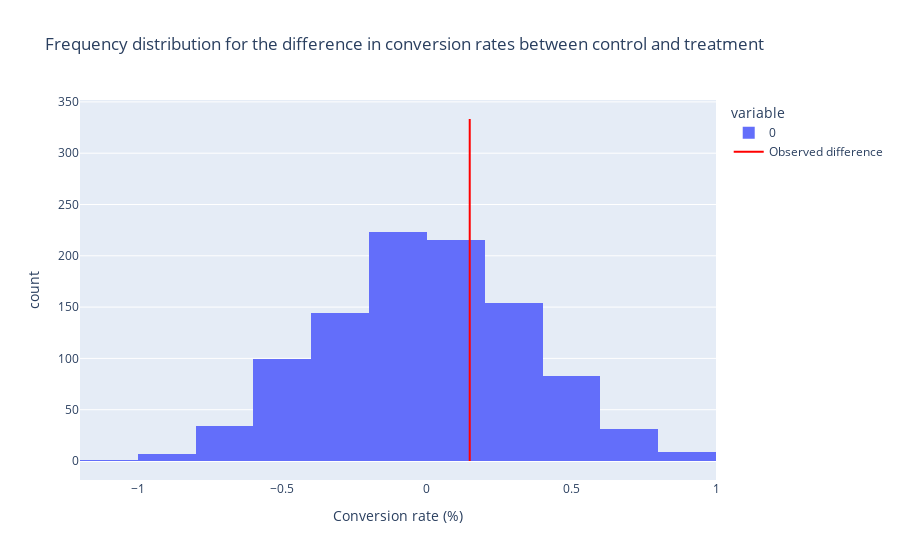

Notebook cell for this chart:
### Markdown cell above
**Test**: How often was the difference >= 0.1481% (observed difference)?

### Code cell
permutation_diff_conv = [100*permute_function(ecom_data["converted"], grouped_data.loc[('control', 1)], grouped_data.loc[('treatment', 1)]) for _ in range(1000)]

fig = px.histogram(permutation_diff_conv, nbins=12, labels={'value': 'Conversion rate (%)'}, title="Frequency distribution for the difference in conversion rates between control and treatment")

# Add a vertical line at difference
fig.add_trace(go.Scatter(x=[obs_pct_diff,obs_pct_diff], y=[0, len(permutation_diff_conv)/3], mode='lines', name='Observed difference', line=dict(color='red', width=2)))

fig.show()

### Figure 1 — Plotly figure (JSON) as saved in the notebook; plotly's stock layout.template omitted (floating-point values rounded to 4 significant figures; data arrays with more than 128 entries replaced by an {"elided": "..."} marker saying what was removed)
{"data": [{"alignmentgroup": "True", "bingroup": "x", "hovertemplate": "variable=0<br>Conversion rate (%)=%{x}<br>count=%{y}<extra></extra>", "legendgroup": "0", "marker": {"color": "#636efa", "pattern": {"shape": ""}}, "name": "0", "nbinsx": 12, "offsetgroup": "0", "orientation": "v", "showlegend": true, "type": "histogram", "x": {"elided": "1000 float values"}, "xaxis": "x", "yaxis": "y"}, {"line": {"color": "red", "width": 2}, "mode": "lines", "name": "Observed difference", "type": "scatter", "x": [0.1481, 0.1481], "y": [0, 333.3]}], "layout": {"barmode": "relative", "legend": {"title": {"text": "variable"}, "tracegroupgap": 0}, "title": {"text": "Frequency distribution for the difference in conversion rates between control and treatment"}, "xaxis": {"anchor": "y", "domain": [0, 1], "title": {"text": "Conversion rate (%)"}}, "yaxis": {"anchor": "x", "domain": [0, 1], "title": {"text": "count"}}}}
